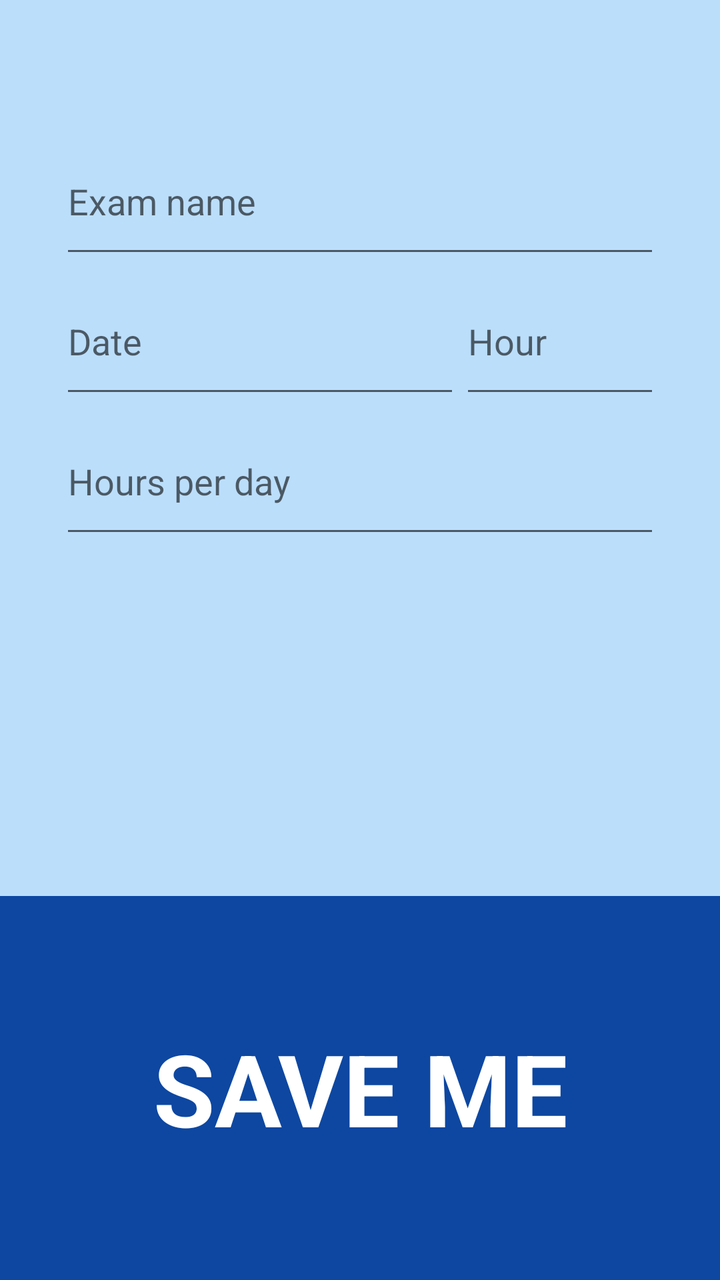
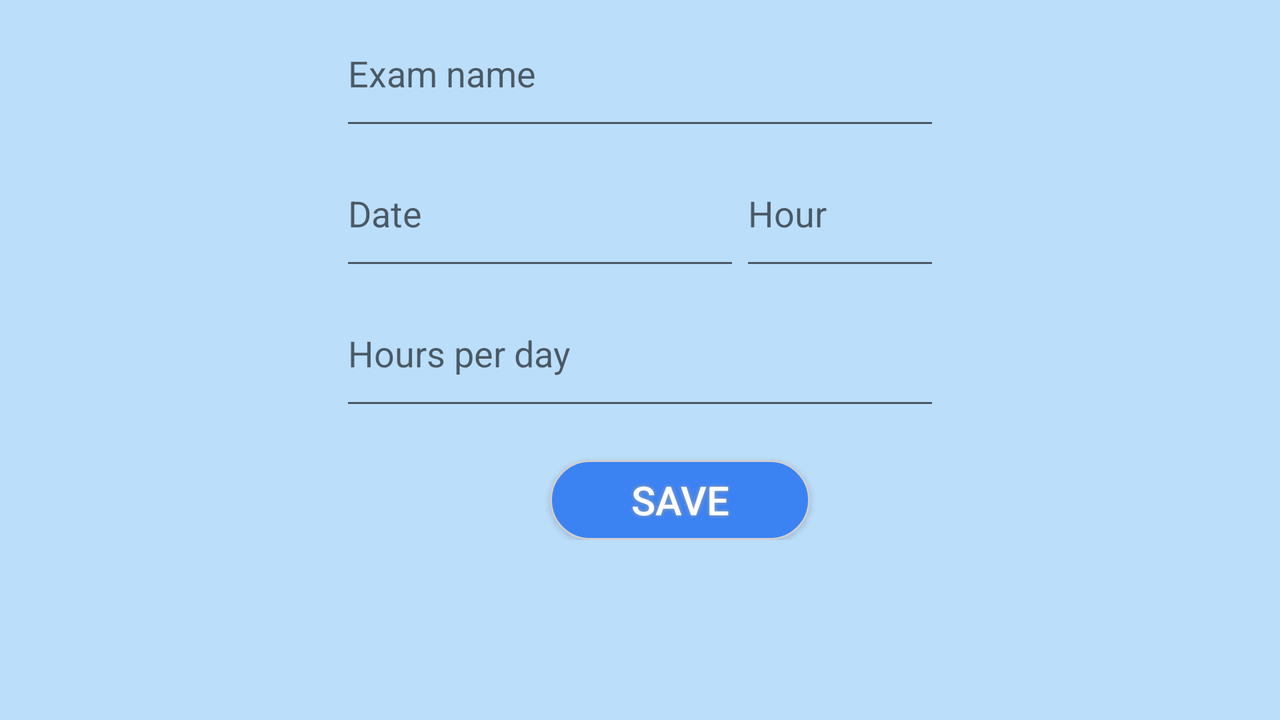

An Android layout and its configuration variant, each rendered on a device that would load it. The default file and the variant file are quoted in full after the pictures.
<!-- AndroidManifest.xml: application theme AppTheme -->
<!-- res/layout/activity_main.xml -->
<FrameLayout xmlns:android="http://schemas.android.com/apk/res/android"
    xmlns:tools="http://schemas.android.com/tools" android:id="@+id/container"
    android:layout_width="match_parent" android:layout_height="match_parent"
    tools:context=".MainActivity" tools:ignore="MergeRootFrame"
    android:background="#ffbbdefb">

    <LinearLayout
        android:orientation="vertical"
        android:layout_width="fill_parent"
        android:layout_height="wrap_content"
        android:layout_gravity="center|top"
        android:layout_marginTop="@android:dimen/notification_large_icon_height"
        android:weightSum="1">

        <EditText
            android:layout_width="300dp"
            android:layout_height="70dp"
            android:id="@+id/examNameEditText"
            android:layout_gravity="center_horizontal|top"
            android:hint="@string/exam_name"
            android:autoText="true" />

        <LinearLayout
            android:orientation="horizontal"
            android:layout_width="300dp"
            android:layout_height="wrap_content"
            android:layout_gravity="center_horizontal">

            <EditText
                android:layout_width="200dp"
                android:layout_height="70dp"
                android:inputType="none"
                android:ems="10"
                android:id="@+id/dateOfExamEditText"
                android:layout_gravity="center_horizontal|top"
                android:hint="@string/date_of_exam"
                android:editable="false"
                android:focusable="false"
                android:enabled="true" />

            <EditText
                android:layout_width="0dp"
                android:layout_height="70dp"
                android:inputType="none"
                android:ems="10"
                android:id="@+id/hourOfExamEditText"
                android:layout_weight="1"
                android:hint="@string/hour_of_exam"
                android:enabled="true" />
        </LinearLayout>

        <EditText
            android:layout_width="300dp"
            android:layout_height="70dp"
            android:inputType="number"
            android:ems="10"
            android:id="@+id/numberOfHoursEditText"
            android:layout_gravity="center_horizontal|top"
            android:hint="@string/hours_per_day" />

    </LinearLayout>

    <LinearLayout
        android:orientation="vertical"
        android:layout_width="match_parent"
        android:layout_height="@android:dimen/thumbnail_height"
        android:layout_gravity="bottom"
        android:background="#ff0d47a1"
        android:clickable="true"
        android:id="@+id/saveMeButton"
        android:gravity="bottom">

        <TextView
            android:layout_width="fill_parent"
            android:layout_height="fill_parent"
            android:text="@string/save_me_button"
            android:id="@+id/saveMeTextView"
            android:textColor="@android:color/white"
            android:textAppearance="?android:attr/textAppearanceLarge"
            android:textSize="50sp"
            android:singleLine="false"
            android:textStyle="bold"
            android:layout_gravity="center_horizontal"
            android:gravity="center" />

    </LinearLayout>
</FrameLayout>
<!-- resources referenced by this layout -->
<resources>
  <string name="date_of_exam">Date</string>
  <string name="exam_name">Exam name</string>
  <string name="hour_of_exam">Hour</string>
  <string name="hours_per_day">Hours per day</string>
  <string name="save_me_button">SAVE ME</string>
  <style name="AppTheme" parent="Theme.AppCompat.Light.DarkActionBar">
          
          <item name="android:spinnerDropDownItemStyle">@style/mySpinnerDropDownItemStyle</item>
          <item name="android:spinnerItemStyle">@style/mySpinnerItemStyle</item>
      </style>
  <style name="mySpinnerDropDownItemStyle" parent="@android:style/Widget.Holo.DropDownItem.Spinner">
          <item name="android:textColor">#808080</item>
          <item name="android:textSize">15sp</item>
      </style>
  <style name="mySpinnerItemStyle">
          <item name="android:textSize">18sp</item>
          <item name="android:textColor">#808080</item>
      </style>
</resources>
<!-- res/layout-land/activity_main.xml (the repository's variant of the layout above) -->
<!-- drawn on the phone turned sideways -->
<FrameLayout xmlns:android="http://schemas.android.com/apk/res/android"
    xmlns:tools="http://schemas.android.com/tools" android:id="@+id/container"
    android:layout_width="match_parent" android:layout_height="match_parent"
    tools:context=".MainActivity" tools:ignore="MergeRootFrame"
    android:background="#ffbbdefb">
    <ScrollView xmlns:android="http://schemas.android.com/apk/res/android"
        xmlns:tools="http://schemas.android.com/tools" android:layout_width="fill_parent"
        android:layout_height="fill_parent">
        <LinearLayout
            android:orientation="vertical"
            android:layout_width="fill_parent"
            android:layout_height="wrap_content"
            android:layout_gravity="center|top"
            android:weightSum="1">

            <EditText
                android:layout_width="300dp"
                android:layout_height="70dp"
                android:id="@+id/examNameEditText"
                android:layout_gravity="center_horizontal|top"
                android:hint="@string/exam_name"
                android:inputType="textCapSentences" />

            <LinearLayout
                android:orientation="horizontal"
                android:layout_width="300dp"
                android:layout_height="wrap_content"
                android:layout_gravity="center_horizontal">

                <EditText
                    android:layout_width="200dp"
                    android:layout_height="70dp"
                    android:inputType="date"
                    android:ems="10"
                    android:id="@+id/dateOfExamEditText"
                    android:layout_gravity="center_horizontal|top"
                    android:hint="@string/date_of_exam"
                    android:focusable="false"
                    android:enabled="true" />

                <EditText
                    android:layout_width="0dp"
                    android:layout_height="70dp"
                    android:inputType="none"
                    android:ems="10"
                    android:id="@+id/hourOfExamEditText"
                    android:layout_weight="1"
                    android:hint="@string/hour_of_exam"
                    android:enabled="true" />
            </LinearLayout>

            <EditText
                android:layout_width="300dp"
                android:layout_height="70dp"
                android:inputType="number"
                android:ems="10"
                android:id="@+id/numberOfHoursEditText"
                android:layout_gravity="center_horizontal|top"
                android:hint="@string/hours_per_day" />

    <Button
        android:id="@+id/saveMeTextView"
        android:text="Save"
        android:textColor="#FFFFFF"
        android:textSize="20sp"
        android:onClick="addEvent"
        android:layout_width="130dp"
        android:layout_height="40dp"
        android:layout_marginTop="20dp"
        android:layout_marginLeft="20dp"
        android:background="@drawable/buttonshape"
        android:shadowColor="#A8A8A8"
        android:shadowDx="0"
        android:shadowDy="0"
        android:shadowRadius="5"
        android:layout_gravity="center_horizontal" />

        </LinearLayout>
    </ScrollView>
</FrameLayout>
<!-- resources referenced by the variant -->
<!-- as the phone turned sideways resolves them -->
<resources>
  <!-- drawable buttonshape (drawable) -->
  <?xml version="1.0" encoding="utf-8"?>
  <shape xmlns:android="http://schemas.android.com/apk/res/android" android:shape="rectangle" >
      <corners
          android:radius="27dp"
          />
      <solid
          android:color="#3B82F3"
          />
      <padding
          android:left="0dp"
          android:top="0dp"
          android:right="0dp"
          android:bottom="0dp"
          />
      <size
          android:width="150dp"
          android:height="60dp"
          />
      <stroke
          android:width="1dp"
          android:color="#CFCFCF"
          />
  </shape>
  <string name="date_of_exam">Date</string>
  <string name="exam_name">Exam name</string>
  <string name="hour_of_exam">Hour</string>
  <string name="hours_per_day">Hours per day</string>
  <style name="AppTheme" parent="Theme.AppCompat.Light.DarkActionBar">
          
          <item name="android:spinnerDropDownItemStyle">@style/mySpinnerDropDownItemStyle</item>
          <item name="android:spinnerItemStyle">@style/mySpinnerItemStyle</item>
      </style>
  <style name="mySpinnerDropDownItemStyle" parent="@android:style/Widget.Holo.DropDownItem.Spinner">
          <item name="android:textColor">#808080</item>
          <item name="android:textSize">15sp</item>
      </style>
  <style name="mySpinnerItemStyle">
          <item name="android:textSize">18sp</item>
          <item name="android:textColor">#808080</item>
      </style>
</resources>
